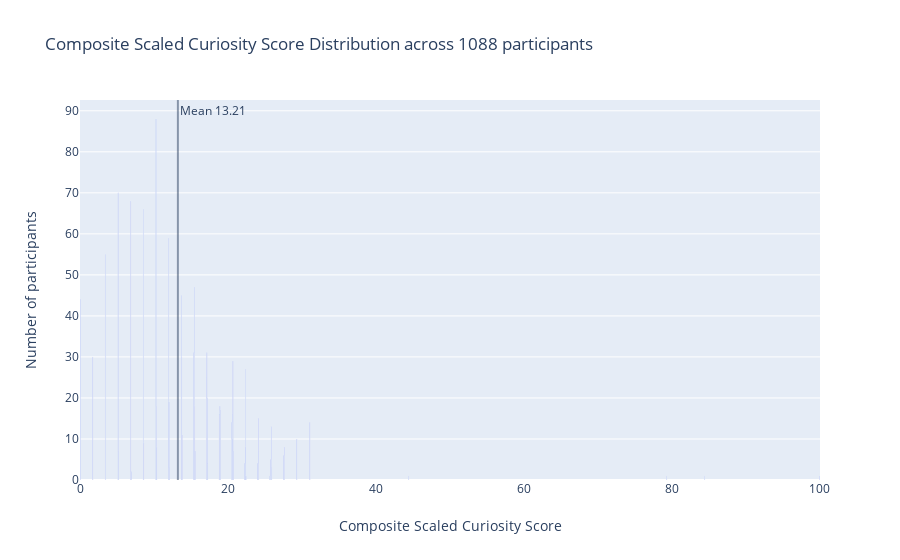

Source (notebook cell):
### Code cell
# progress distribution
cnt_srs = lex['curious_score_scaled'].value_counts()

trace = go.Bar(
    x=cnt_srs.index,
    y=cnt_srs.values,
    marker=dict(
        #color = np.random.randn(500), #set color equal to a variable
        #color = cnt_srs.values,
        showscale=True
    ),
)


layout = go.Layout(
    title='Composite Scaled Curiosity Score Distribution across {} participants'.format(len(lex))
)
data = [trace]
fig = go.Figure(data=data, layout=layout)

fig.add_vline(x=lex['curious_score_scaled'].mean(), opacity=.5, annotation_text="Mean {}".format(lex['curious_score_scaled'].mean().round(2)))
fig.update_traces(showlegend=False)
fig.update_traces(marker_showscale=False)

fig.update_xaxes(
        tickangle = 0,
        title_text = "Composite Scaled Curiosity Score",
        title_font = {"size": 14},
        title_standoff = 25)

fig.update_yaxes(
        title_text = "Number of participants",
        title_standoff = 25)

### Figure 1 — Plotly figure (JSON) as saved in the notebook; plotly's stock layout.template omitted (floating-point values rounded to 4 significant figures)
{"data": [{"marker": {"showscale": false}, "showlegend": false, "type": "bar", "x": [10.25, 5.124, 6.832, 8.54, 11.96, 3.416, 15.42, 13.66, 0, 15.37, 17.13, 13.72, 1.708, 20.65, 22.36, 17.08, 17.18, 12.01, 15.48, 18.89, 10.3, 18.94, 18.79, 20.6, 18.84, 24.07, 20.5, 31.06, 25.83, 13.77, 20.55, 29.3, 8.592, 10.35, 22.31, 27.59, 24.12, 15.53, 20.7, 5.176, 27.54, 25.78, 17.24, 24.02, 22.26, 25.88, 12.06, 6.884, 79.3, 22.41, 44.41, 100, 25.62, 84.42], "y": [88, 70, 68, 66, 59, 55, 47, 45, 44, 31, 31, 30, 30, 29, 27, 25, 20, 19, 18, 18, 18, 17, 16, 16, 16, 15, 14, 14, 13, 11, 10, 10, 9, 8, 8, 8, 7, 7, 7, 7, 6, 5, 4, 4, 4, 3, 3, 2, 1, 1, 1, 1, 1, 1]}], "layout": {"annotations": [{"showarrow": false, "text": "Mean 13.21", "x": 13.21, "xanchor": "left", "xref": "x", "y": 1, "yanchor": "top", "yref": "y domain"}], "shapes": [{"opacity": 0.5, "type": "line", "x0": 13.21, "x1": 13.21, "xref": "x", "y0": 0, "y1": 1, "yref": "y domain"}], "title": {"text": "Composite Scaled Curiosity Score Distribution across 1088 participants"}, "xaxis": {"tickangle": 0, "title": {"font": {"size": 14}, "standoff": 25, "text": "Composite Scaled Curiosity Score"}}, "yaxis": {"title": {"standoff": 25, "text": "Number of participants"}}}}
